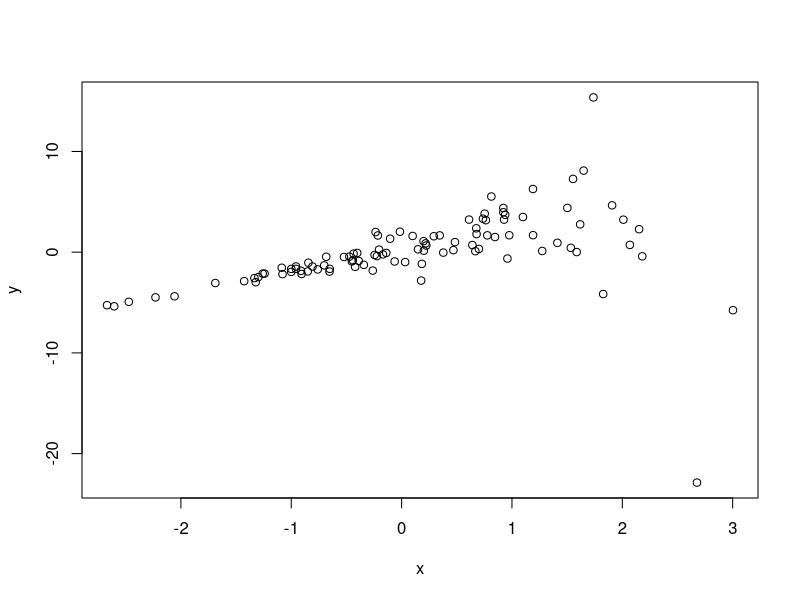
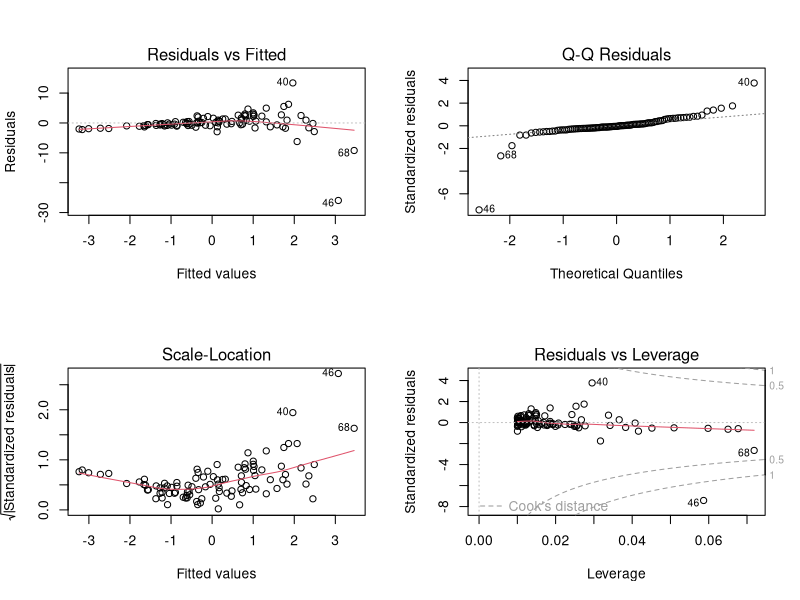

Write the R code that produced these figures, in order.

#######################################################################
# linear regression with robust standard errors because of heteroscedasticity


#from:
#http://thestatsgeek.com/2014/02/14/the-robust-sandwich-variance-estimator-for-linear-regression-using-r/

require(sandwich) || install.packages("sandwich", dep=T)

set.seed(194812)
n <- 100
x <- rnorm(n)
residual_sd <- exp(x)
y <- 2*x + residual_sd*rnorm(n)

plot(x,y) #heteroscedastic data

#"Play dumb": Ignore heteroscedasticity and fit a normal linear model:
mod <- lm(y~x)
summary(mod)
par(mfrow=c(2,2))
plot(mod) #In the first plot you can see nicely that the data are heteroscedastic.

summary(mod)["coefficients"] #SE of x: 0.311, p value: 0.00025

library(sandwich)

#Create robust standard errors:
vcovHC(mod, type="HC")
(sandwich_se <- diag(vcovHC(mod, type="HC"))^0.5) #sandwich_se v. x: 0.584
coef(mod) - 1.96*sandwich_se #lower 95% CI
coef(mod) + 1.96*sandwich_se #upper 95% CI

z_stat <- coef(mod)/sandwich_se
(p_values <- pchisq(z_stat^2, 1, lower.tail=FALSE))
#p value: 0.043, compared to 0.00025 with normal standard errors
